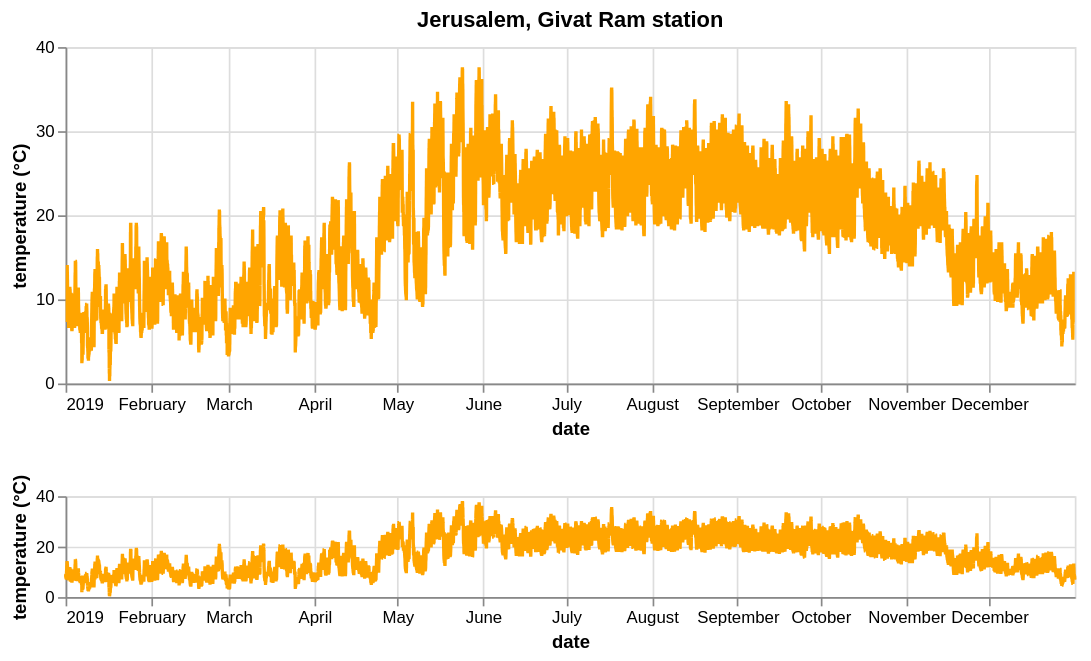

Notebook source saved alongside this figure:
### Code cell
alt.data_transformers.disable_max_rows()

# Altair only recognizes column data; it ignores index values.
# You can plot the index data by first resetting the index
# I know that I've just made 'DATE' the index, but I want to have this here nonetheless so I can refer to this in the future
df_new = df.reset_index()#.replace({0.0:np.nan})
source = df_new[['date', 'temperature']]

brush = alt.selection(type='interval', encodings=['x'])

base = alt.Chart(source).mark_line(color='orange').encode(
    x = 'date:T',
        y=alt.Y('temperature:Q', axis=alt.Axis(title='temperature (°C)'))  # Custom Y-Label here
).properties(
    width=600,
    height=200
)

upper = base.encode(
    alt.X('date:T', scale=alt.Scale(domain=brush)),
    alt.Y('temperature:Q', scale=alt.Scale(domain=(0,40)), axis=alt.Axis(title='temperature (°C)'))
).properties(
    title='Jerusalem, Givat Ram station'
)

lower = base.properties(
    height=60
).add_selection(brush)

alt.vconcat(upper, lower)

### Figure 1 — Vega-Lite specification as saved in the notebook (floating-point values rounded to 4 significant figures; data arrays with more than 128 entries replaced by an {"elided": "..."} marker saying what was removed)
{"config": {"view": {"continuousWidth": 400, "continuousHeight": 300}}, "vconcat": [{"mark": {"type": "line", "color": "orange"}, "encoding": {"x": {"type": "temporal", "field": "date", "scale": {"domain": {"selection": "selector001"}}}, "y": {"type": "quantitative", "axis": {"title": "temperature (°C)"}, "field": "temperature", "scale": {"domain": [0, 40]}}}, "height": 200, "title": "Jerusalem, Givat Ram station", "width": 600}, {"mark": {"type": "line", "color": "orange"}, "encoding": {"x": {"type": "temporal", "field": "date"}, "y": {"type": "quantitative", "axis": {"title": "temperature (°C)"}, "field": "temperature"}}, "height": 60, "selection": {"selector001": {"type": "interval", "encodings": ["x"]}}, "width": 600}], "data": {"name": "data-47d28e5554071fd07dac0236cbe3fc10"}, "$schema": "https://vega.github.io/schema/vega-lite/v4.8.1.json", "datasets": {"data-47d28e5554071fd07dac0236cbe3fc10": {"elided": "52554 records"}}}
